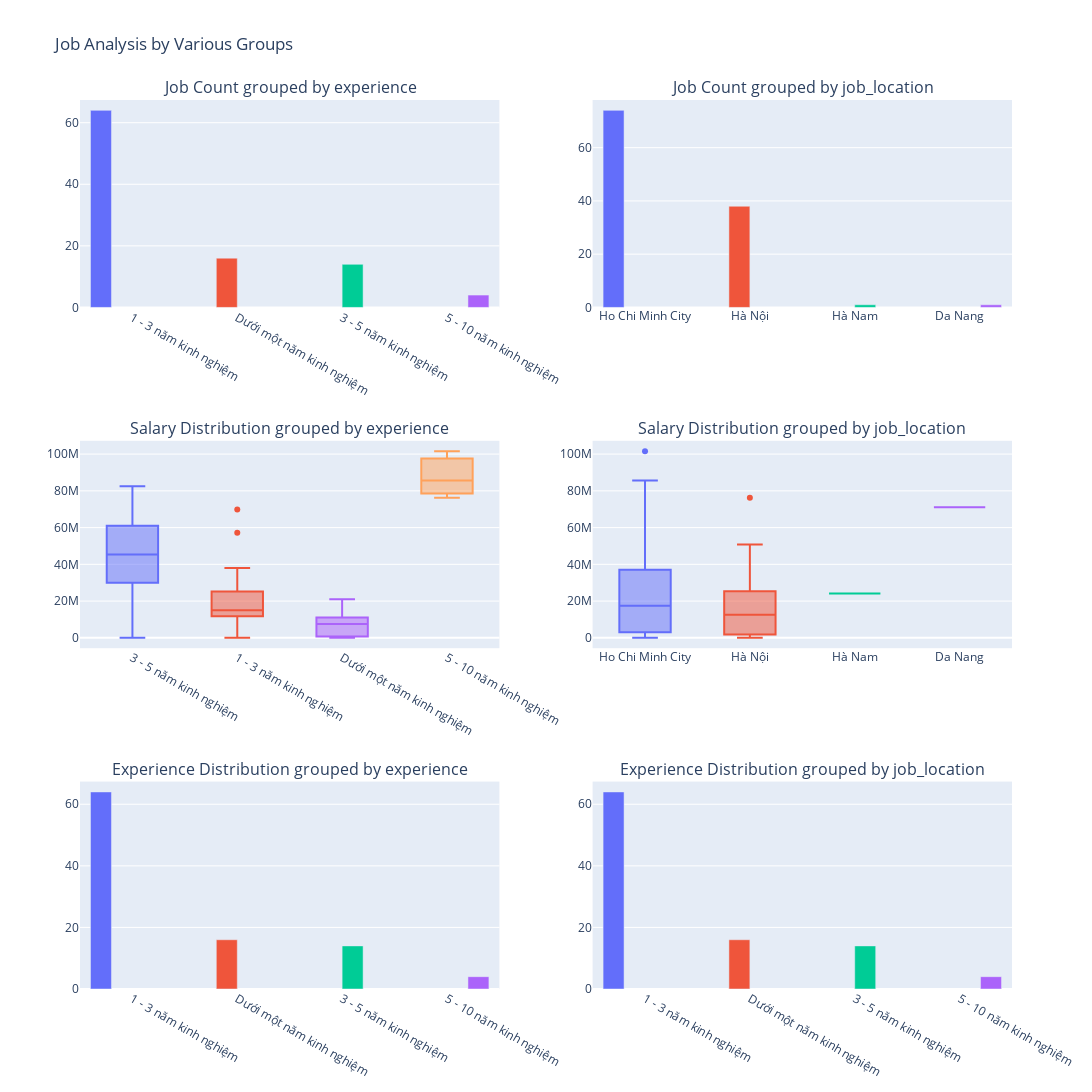

Write notebook code for a chart like this one.
### Code cell
df_data = preprocess.filter_job_titles(eda_df, keywords=["data", "business intelligence"])
visualization.create_comparative_charts(df_data)

### Figure 1 — Plotly figure (JSON) as saved in the notebook; plotly's stock layout.template omitted (floating-point values rounded to 4 significant figures)
{"data": [{"alignmentgroup": "True", "hovertemplate": "Experience=%{x}<br>Job Count=%{y}<extra></extra>", "legendgroup": "1 - 3 năm kinh nghiệm", "marker": {"color": "#636efa", "pattern": {"shape": ""}}, "name": "1 - 3 năm kinh nghiệm", "offsetgroup": "1 - 3 năm kinh nghiệm", "orientation": "v", "showlegend": true, "textposition": "auto", "type": "bar", "x": ["1 - 3 năm kinh nghiệm"], "xaxis": "x", "y": [64], "yaxis": "y"}, {"alignmentgroup": "True", "hovertemplate": "Experience=%{x}<br>Job Count=%{y}<extra></extra>", "legendgroup": "Dưới một năm kinh nghiệm", "marker": {"color": "#EF553B", "pattern": {"shape": ""}}, "name": "Dưới một năm kinh nghiệm", "offsetgroup": "Dưới một năm kinh nghiệm", "orientation": "v", "showlegend": true, "textposition": "auto", "type": "bar", "x": ["Dưới một năm kinh nghiệm"], "xaxis": "x", "y": [16], "yaxis": "y"}, {"alignmentgroup": "True", "hovertemplate": "Experience=%{x}<br>Job Count=%{y}<extra></extra>", "legendgroup": "3 - 5 năm kinh nghiệm", "marker": {"color": "#00cc96", "pattern": {"shape": ""}}, "name": "3 - 5 năm kinh nghiệm", "offsetgroup": "3 - 5 năm kinh nghiệm", "orientation": "v", "showlegend": true, "textposition": "auto", "type": "bar", "x": ["3 - 5 năm kinh nghiệm"], "xaxis": "x", "y": [14], "yaxis": "y"}, {"alignmentgroup": "True", "hovertemplate": "Experience=%{x}<br>Job Count=%{y}<extra></extra>", "legendgroup": "5 - 10 năm kinh nghiệm", "marker": {"color": "#ab63fa", "pattern": {"shape": ""}}, "name": "5 - 10 năm kinh nghiệm", "offsetgroup": "5 - 10 năm kinh nghiệm", "orientation": "v", "showlegend": true, "textposition": "auto", "type": "bar", "x": ["5 - 10 năm kinh nghiệm"], "xaxis": "x", "y": [4], "yaxis": "y"}, {"alignmentgroup": "True", "hovertemplate": "Experience=%{x}<br>Salary in VND=%{y}<extra></extra>", "legendgroup": "3 - 5 năm kinh nghiệm", "marker": {"color": "#636efa"}, "name": "3 - 5 năm kinh nghiệm", "notched": false, "offsetgroup": "3 - 5 năm kinh nghiệm", "orientation": "v", "showlegend": true, "type": "box", "x": ["3 - 5 năm kinh nghiệm", "3 - 5 năm kinh nghiệm", "3 - 5 năm kinh nghiệm", "3 - 5 năm kinh nghiệm", "3 - 5 năm kinh nghiệm", "3 - 5 năm kinh nghiệm", "3 - 5 năm kinh nghiệm", "3 - 5 năm kinh nghiệm", "3 - 5 năm kinh nghiệm", "3 - 5 năm kinh nghiệm", "3 - 5 năm kinh nghiệm", "3 - 5 năm kinh nghiệm", "3 - 5 năm kinh nghiệm", "3 - 5 năm kinh nghiệm"], "x0": " ", "xaxis": "x3", "y": [40000000, 30000000, 31750064, 57150114, 238, 38100076, 71120142, 71120142, 60960122, 17500000, 20000000, 82550165, 50800102, 50800102], "y0": " ", "yaxis": "y3"}, {"alignmentgroup": "True", "hovertemplate": "Experience=%{x}<br>Salary in VND=%{y}<extra></extra>", "legendgroup": "1 - 3 năm kinh nghiệm", "marker": {"color": "#EF553B"}, "name": "1 - 3 năm kinh nghiệm", "notched": false, "offsetgroup": "1 - 3 năm kinh nghiệm", "orientation": "v", "showlegend": true, "type": "box", "x": ["1 - 3 năm kinh nghiệm", "1 - 3 năm kinh nghiệm", "1 - 3 năm kinh nghiệm", "1 - 3 năm kinh nghiệm", "1 - 3 năm kinh nghiệm", "1 - 3 năm kinh nghiệm", "1 - 3 năm kinh nghiệm", "1 - 3 năm kinh nghiệm", "1 - 3 năm kinh nghiệm", "1 - 3 năm kinh nghiệm", "1 - 3 năm kinh nghiệm", "1 - 3 năm kinh nghiệm", "1 - 3 năm kinh nghiệm", "1 - 3 năm kinh nghiệm", "1 - 3 năm kinh nghiệm", "1 - 3 năm kinh nghiệm", "1 - 3 năm kinh nghiệm", "1 - 3 năm kinh nghiệm", "1 - 3 năm kinh nghiệm", "1 - 3 năm kinh nghiệm", "1 - 3 năm kinh nghiệm", "1 - 3 năm kinh nghiệm", "1 - 3 năm kinh nghiệm", "1 - 3 năm kinh nghiệm", "1 - 3 năm kinh nghiệm", "1 - 3 năm kinh nghiệm", "1 - 3 năm kinh nghiệm", "1 - 3 năm kinh nghiệm", "1 - 3 năm kinh nghiệm", "1 - 3 năm kinh nghiệm", "1 - 3 năm kinh nghiệm", "1 - 3 năm kinh nghiệm", "1 - 3 năm kinh nghiệm", "1 - 3 năm kinh nghiệm", "1 - 3 năm kinh nghiệm", "1 - 3 năm kinh nghiệm", "1 - 3 năm kinh nghiệm", "1 - 3 năm kinh nghiệm", "1 - 3 năm kinh nghiệm", "1 - 3 năm kinh nghiệm", "1 - 3 năm kinh nghiệm", "1 - 3 năm kinh nghiệm", "1 - 3 năm kinh nghiệm", "1 - 3 năm kinh nghiệm", "1 - 3 năm kinh nghiệm", "1 - 3 năm kinh nghiệm", "1 - 3 năm kinh nghiệm", "1 - 3 năm kinh nghiệm", "1 - 3 năm kinh nghiệm", "1 - 3 năm kinh nghiệm", "1 - 3 năm kinh nghiệm", "1 - 3 năm kinh nghiệm", "1 - 3 năm kinh nghiệm", "1 - 3 năm kinh nghiệm", "1 - 3 năm kinh nghiệm", "1 - 3 năm kinh nghiệm", "1 - 3 năm kinh nghiệm", "1 - 3 năm kinh nghiệm", "1 - 3 năm kinh nghiệm", "1 - 3 năm kinh nghiệm", "1 - 3 năm kinh nghiệm", "1 - 3 năm kinh nghiệm", "1 - 3 năm kinh nghiệm", "1 - 3 năm kinh nghiệm"], "x0": " ", "xaxis": "x3", "y": [25400051, 20000000, null, null, null, null, 38000000, 25000000, 238, null, null, 33020066, null, null, 18000000, 12690355, null, null, null, 238, 11999900, 15000000, 25000000, 14000000, 11500000, 15000000, null, 21590043, null, null, null, null, null, null, null, null, null, 15000000, 15000000, null, 24130048, 27940056, 37000000, 26670053, 238, null, 238, 17500000, null, 238, null, 57150114, 12500000, 25400051, 14000000, null, 69850140, 8000000, 12500050, 238, 1674, 22500000, null, null], "y0": " ", "yaxis": "y3"}, {"alignmentgroup": "True", "hovertemplate": "Experience=%{x}<br>Salary in VND=%{y}<extra></extra>", "legendgroup": "Dưới một năm kinh nghiệm", "marker": {"color": "#ab63fa"}, "name": "Dưới một năm kinh nghiệm", "notched": false, "offsetgroup": "Dưới một năm kinh nghiệm", "orientation": "v", "showlegend": true, "type": "box", "x": ["Dưới một năm kinh nghiệm", "Dưới một năm kinh nghiệm", "Dưới một năm kinh nghiệm", "Dưới một năm kinh nghiệm", "Dưới một năm kinh nghiệm", "Dưới một năm kinh nghiệm", "Dưới một năm kinh nghiệm", "Dưới một năm kinh nghiệm", "Dưới một năm kinh nghiệm", "Dưới một năm kinh nghiệm", "Dưới một năm kinh nghiệm", "Dưới một năm kinh nghiệm", "Dưới một năm kinh nghiệm", "Dưới một năm kinh nghiệm", "Dưới một năm kinh nghiệm", "Dưới một năm kinh nghiệm"], "x0": " ", "xaxis": "x3", "y": [3000000, null, null, null, 12000000, 8500000, 5000000, 238, 238, null, null, 150, 7500000, 7500000, 21000000, 13000000], "y0": " ", "yaxis": "y3"}, {"alignmentgroup": "True", "hovertemplate": "Experience=%{x}<br>Salary in VND=%{y}<extra></extra>", "legendgroup": "5 - 10 năm kinh nghiệm", "marker": {"color": "#FFA15A"}, "name": "5 - 10 năm kinh nghiệm", "notched": false, "offsetgroup": "5 - 10 năm kinh nghiệm", "orientation": "v", "showlegend": true, "type": "box", "x": ["5 - 10 năm kinh nghiệm", "5 - 10 năm kinh nghiệm", "5 - 10 năm kinh nghiệm", "5 - 10 năm kinh nghiệm"], "x0": " ", "xaxis": "x3", "y": [null, 85587128, 76200152, 101600203], "y0": " ", "yaxis": "y3"}, {"alignmentgroup": "True", "hovertemplate": "Experience Level=%{x}<br>Count=%{y}<extra></extra>", "legendgroup": "1 - 3 năm kinh nghiệm", "marker": {"color": "#636efa", "pattern": {"shape": ""}}, "name": "1 - 3 năm kinh nghiệm", "offsetgroup": "1 - 3 năm kinh nghiệm", "orientation": "v", "showlegend": true, "textposition": "auto", "type": "bar", "x": ["1 - 3 năm kinh nghiệm"], "xaxis": "x5", "y": [64], "yaxis": "y5"}, {"alignmentgroup": "True", "hovertemplate": "Experience Level=%{x}<br>Count=%{y}<extra></extra>", "legendgroup": "Dưới một năm kinh nghiệm", "marker": {"color": "#EF553B", "pattern": {"shape": ""}}, "name": "Dưới một năm kinh nghiệm", "offsetgroup": "Dưới một năm kinh nghiệm", "orientation": "v", "showlegend": true, "textposition": "auto", "type": "bar", "x": ["Dưới một năm kinh nghiệm"], "xaxis": "x5", "y": [16], "yaxis": "y5"}, {"alignmentgroup": "True", "hovertemplate": "Experience Level=%{x}<br>Count=%{y}<extra></extra>", "legendgroup": "3 - 5 năm kinh nghiệm", "marker": {"color": "#00cc96", "pattern": {"shape": ""}}, "name": "3 - 5 năm kinh nghiệm", "offsetgroup": "3 - 5 năm kinh nghiệm", "orientation": "v", "showlegend": true, "textposition": "auto", "type": "bar", "x": ["3 - 5 năm kinh nghiệm"], "xaxis": "x5", "y": [14], "yaxis": "y5"}, {"alignmentgroup": "True", "hovertemplate": "Experience Level=%{x}<br>Count=%{y}<extra></extra>", "legendgroup": "5 - 10 năm kinh nghiệm", "marker": {"color": "#ab63fa", "pattern": {"shape": ""}}, "name": "5 - 10 năm kinh nghiệm", "offsetgroup": "5 - 10 năm kinh nghiệm", "orientation": "v", "showlegend": true, "textposition": "auto", "type": "bar", "x": ["5 - 10 năm kinh nghiệm"], "xaxis": "x5", "y": [4], "yaxis": "y5"}, {"alignmentgroup": "True", "hovertemplate": "Job_Location=%{x}<br>Job Count=%{y}<extra></extra>", "legendgroup": "Ho Chi Minh City", "marker": {"color": "#636efa", "pattern": {"shape": ""}}, "name": "Ho Chi Minh City", "offsetgroup": "Ho Chi Minh City", "orientation": "v", "showlegend": true, "textposition": "auto", "type": "bar", "x": ["Ho Chi Minh City"], "xaxis": "x2", "y": [74], "yaxis": "y2"}, {"alignmentgroup": "True", "hovertemplate": "Job_Location=%{x}<br>Job Count=%{y}<extra></extra>", "legendgroup": "Hà Nội", "marker": {"color": "#EF553B", "pattern": {"shape": ""}}, "name": "Hà Nội", "offsetgroup": "Hà Nội", "orientation": "v", "showlegend": true, "textposition": "auto", "type": "bar", "x": ["Hà Nội"], "xaxis": "x2", "y": [38], "yaxis": "y2"}, {"alignmentgroup": "True", "hovertemplate": "Job_Location=%{x}<br>Job Count=%{y}<extra></extra>", "legendgroup": "Hà Nam", "marker": {"color": "#00cc96", "pattern": {"shape": ""}}, "name": "Hà Nam", "offsetgroup": "Hà Nam", "orientation": "v", "showlegend": true, "textposition": "auto", "type": "bar", "x": ["Hà Nam"], "xaxis": "x2", "y": [1], "yaxis": "y2"}, {"alignmentgroup": "True", "hovertemplate": "Job_Location=%{x}<br>Job Count=%{y}<extra></extra>", "legendgroup": "Da Nang", "marker": {"color": "#ab63fa", "pattern": {"shape": ""}}, "name": "Da Nang", "offsetgroup": "Da Nang", "orientation": "v", "showlegend": true, "textposition": "auto", "type": "bar", "x": ["Da Nang"], "xaxis": "x2", "y": [1], "yaxis": "y2"}, {"alignmentgroup": "True", "hovertemplate": "Job_Location=%{x}<br>Salary in VND=%{y}<extra></extra>", "legendgroup": "Ho Chi Minh City", "marker": {"color": "#636efa"}, "name": "Ho Chi Minh City", "notched": false, "offsetgroup": "Ho Chi Minh City", "orientation": "v", "showlegend": true, "type": "box", "x": ["Ho Chi Minh City", "Ho Chi Minh City", "Ho Chi Minh City", "Ho Chi Minh City", "Ho Chi Minh City", "Ho Chi Minh City", "Ho Chi Minh City", "Ho Chi Minh City", "Ho Chi Minh City", "Ho Chi Minh City", "Ho Chi Minh City", "Ho Chi Minh City", "Ho Chi Minh City", "Ho Chi Minh City", "Ho Chi Minh City", "Ho Chi Minh City", "Ho Chi Minh City", "Ho Chi Minh City", "Ho Chi Minh City", "Ho Chi Minh City", "Ho Chi Minh City", "Ho Chi Minh City", "Ho Chi Minh City", "Ho Chi Minh City", "Ho Chi Minh City", "Ho Chi Minh City", "Ho Chi Minh City", "Ho Chi Minh City", "Ho Chi Minh City", "Ho Chi Minh City", "Ho Chi Minh City", "Ho Chi Minh City", "Ho Chi Minh City", "Ho Chi Minh City", "Ho Chi Minh City", "Ho Chi Minh City", "Ho Chi Minh City", "Ho Chi Minh City", "Ho Chi Minh City", "Ho Chi Minh City", "Ho Chi Minh City", "Ho Chi Minh City", "Ho Chi Minh City", "Ho Chi Minh City", "Ho Chi Minh City", "Ho Chi Minh City", "Ho Chi Minh City", "Ho Chi Minh City", "Ho Chi Minh City", "Ho Chi Minh City", "Ho Chi Minh City", "Ho Chi Minh City", "Ho Chi Minh City", "Ho Chi Minh City", "Ho Chi Minh City", "Ho Chi Minh City", "Ho Chi Minh City", "Ho Chi Minh City", "Ho Chi Minh City", "Ho Chi Minh City", "Ho Chi Minh City", "Ho Chi Minh City", "Ho Chi Minh City", "Ho Chi Minh City", "Ho Chi Minh City", "Ho Chi Minh City", "Ho Chi Minh City", "Ho Chi Minh City", "Ho Chi Minh City", "Ho Chi Minh City", "Ho Chi Minh City", "Ho Chi Minh City", "Ho Chi Minh City", "Ho Chi Minh City"], "x0": " ", "xaxis": "x4", "y": [40000000, 20000000, null, 30000000, null, 38000000, 25000000, 238, null, null, null, 18000000, 2500000, 3000000, 2500000, null, null, null, 238, 11999900, 31750064, null, 14000000, 15000000, 57150114, 21590043, 3000000, null, null, null, null, null, 15000000, 15000000, null, 238, 238, null, 27940056, 71120142, 60960122, 17500000, 20000000, 5000000, null, null, 150, 37000000, null, 26670053, null, null, null, null, null, null, null, 17500000, 85587128, null, 82550165, 57150114, 12500000, 14000000, 69850140, 555, 8000000, 101600203, 238, 13000000, 1674, 50800102, 22500000, null], "y0": " ", "yaxis": "y4"}, {"alignmentgroup": "True", "hovertemplate": "Job_Location=%{x}<br>Salary in VND=%{y}<extra></extra>", "legendgroup": "Hà Nội", "marker": {"color": "#EF553B"}, "name": "Hà Nội", "notched": false, "offsetgroup": "Hà Nội", "orientation": "v", "showlegend": true, "type": "box", "x": ["Hà Nội", "Hà Nội", "Hà Nội", "Hà Nội", "Hà Nội", "Hà Nội", "Hà Nội", "Hà Nội", "Hà Nội", "Hà Nội", "Hà Nội", "Hà Nội", "Hà Nội", "Hà Nội", "Hà Nội", "Hà Nội", "Hà Nội", "Hà Nội", "Hà Nội", "Hà Nội", "Hà Nội", "Hà Nội", "Hà Nội", "Hà Nội", "Hà Nội", "Hà Nội", "Hà Nội", "Hà Nội", "Hà Nội", "Hà Nội", "Hà Nội", "Hà Nội", "Hà Nội", "Hà Nội", "Hà Nội", "Hà Nội", "Hà Nội", "Hà Nội"], "x0": " ", "xaxis": "x4", "y": [25400051, null, null, null, 33020066, null, 38100076, 12690355, null, 15000000, null, 25000000, 11500000, null, 12000000, null, null, null, null, 238, 8500000, 38100076, 238, 238, 7500000, 7500000, 238, 238, null, 238, null, 25400051, null, 50800102, 76200152, 21000000, 12500050, null], "y0": " ", "yaxis": "y4"}, {"alignmentgroup": "True", "hovertemplate": "Job_Location=%{x}<br>Salary in VND=%{y}<extra></extra>", "legendgroup": "Hà Nam", "marker": {"color": "#00cc96"}, "name": "Hà Nam", "notched": false, "offsetgroup": "Hà Nam", "orientation": "v", "showlegend": true, "type": "box", "x": ["Hà Nam"], "x0": " ", "xaxis": "x4", "y": [24130048], "y0": " ", "yaxis": "y4"}, {"alignmentgroup": "True", "hovertemplate": "Job_Location=%{x}<br>Salary in VND=%{y}<extra></extra>", "legendgroup": "Da Nang", "marker": {"color": "#ab63fa"}, "name": "Da Nang", "notched": false, "offsetgroup": "Da Nang", "orientation": "v", "showlegend": true, "type": "box", "x": ["Da Nang"], "x0": " ", "xaxis": "x4", "y": [71120142], "y0": " ", "yaxis": "y4"}, {"alignmentgroup": "True", "hovertemplate": "Experience Level=%{x}<br>Count=%{y}<extra></extra>", "legendgroup": "1 - 3 năm kinh nghiệm", "marker": {"color": "#636efa", "pattern": {"shape": ""}}, "name": "1 - 3 năm kinh nghiệm", "offsetgroup": "1 - 3 năm kinh nghiệm", "orientation": "v", "showlegend": true, "textposition": "auto", "type": "bar", "x": ["1 - 3 năm kinh nghiệm"], "xaxis": "x6", "y": [64], "yaxis": "y6"}, {"alignmentgroup": "True", "hovertemplate": "Experience Level=%{x}<br>Count=%{y}<extra></extra>", "legendgroup": "Dưới một năm kinh nghiệm", "marker": {"color": "#EF553B", "pattern": {"shape": ""}}, "name": "Dưới một năm kinh nghiệm", "offsetgroup": "Dưới một năm kinh nghiệm", "orientation": "v", "showlegend": true, "textposition": "auto", "type": "bar", "x": ["Dưới một năm kinh nghiệm"], "xaxis": "x6", "y": [16], "yaxis": "y6"}, {"alignmentgroup": "True", "hovertemplate": "Experience Level=%{x}<br>Count=%{y}<extra></extra>", "legendgroup": "3 - 5 năm kinh nghiệm", "marker": {"color": "#00cc96", "pattern": {"shape": ""}}, "name": "3 - 5 năm kinh nghiệm", "offsetgroup": "3 - 5 năm kinh nghiệm", "orientation": "v", "showlegend": true, "textposition": "auto", "type": "bar", "x": ["3 - 5 năm kinh nghiệm"], "xaxis": "x6", "y": [14], "yaxis": "y6"}, {"alignmentgroup": "True", "hovertemplate": "Experience Level=%{x}<br>Count=%{y}<extra></extra>", "legendgroup": "5 - 10 năm kinh nghiệm", "marker": {"color": "#ab63fa", "pattern": {"shape": ""}}, "name": "5 - 10 năm kinh nghiệm", "offsetgroup": "5 - 10 năm kinh nghiệm", "orientation": "v", "showlegend": true, "textposition": "auto", "type": "bar", "x": ["5 - 10 năm kinh nghiệm"], "xaxis": "x6", "y": [4], "yaxis": "y6"}], "layout": {"annotations": [{"font": {"size": 16}, "showarrow": false, "text": "Job Count grouped by experience", "x": 0.225, "xanchor": "center", "xref": "paper", "y": 1.0, "yanchor": "bottom", "yref": "paper"}, {"font": {"size": 16}, "showarrow": false, "text": "Job Count grouped by job_location", "x": 0.775, "xanchor": "center", "xref": "paper", "y": 1.0, "yanchor": "bottom", "yref": "paper"}, {"font": {"size": 16}, "showarrow": false, "text": "Salary Distribution grouped by experience", "x": 0.225, "xanchor": "center", "xref": "paper", "y": 0.6167, "yanchor": "bottom", "yref": "paper"}, {"font": {"size": 16}, "showarrow": false, "text": "Salary Distribution grouped by job_location", "x": 0.775, "xanchor": "center", "xref": "paper", "y": 0.6167, "yanchor": "bottom", "yref": "paper"}, {"font": {"size": 16}, "showarrow": false, "text": "Experience Distribution grouped by experience", "x": 0.225, "xanchor": "center", "xref": "paper", "y": 0.2333, "yanchor": "bottom", "yref": "paper"}, {"font": {"size": 16}, "showarrow": false, "text": "Experience Distribution grouped by job_location", "x": 0.775, "xanchor": "center", "xref": "paper", "y": 0.2333, "yanchor": "bottom", "yref": "paper"}], "height": 1200, "showlegend": false, "title": {"text": "Job Analysis by Various Groups"}, "width": 1200, "xaxis": {"anchor": "y", "domain": [0, 0.45]}, "xaxis2": {"anchor": "y2", "domain": [0.55, 1]}, "xaxis3": {"anchor": "y3", "domain": [0, 0.45]}, "xaxis4": {"anchor": "y4", "domain": [0.55, 1]}, "xaxis5": {"anchor": "y5", "domain": [0, 0.45]}, "xaxis6": {"anchor": "y6", "domain": [0.55, 1]}, "yaxis": {"anchor": "x", "domain": [0.7667, 1.0]}, "yaxis2": {"anchor": "x2", "domain": [0.7667, 1.0]}, "yaxis3": {"anchor": "x3", "domain": [0.3833, 0.6167]}, "yaxis4": {"anchor": "x4", "domain": [0.3833, 0.6167]}, "yaxis5": {"anchor": "x5", "domain": [0, 0.2333]}, "yaxis6": {"anchor": "x6", "domain": [0, 0.2333]}}}
